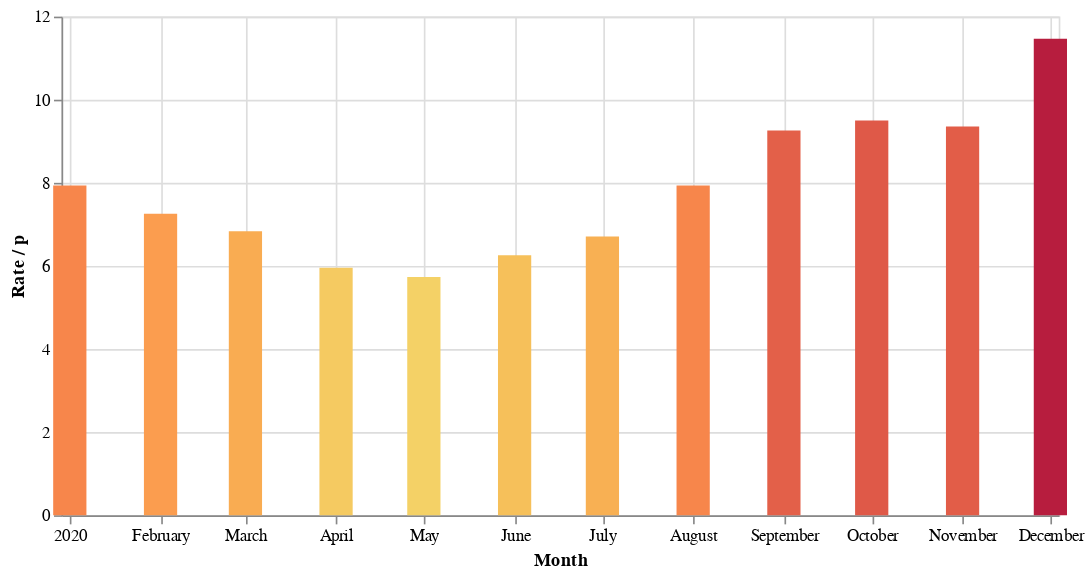

Notebook source saved alongside this figure:
### Markdown cell above
## Best and worst months

As lockdown commenced, electricity prices plunged to record lows.

### Code cell
median_rate = df['rate'].resample('MS').median()
cheapest = median_rate.idxmin()
expensive = median_rate.idxmax()
print(f'The cheapest month was {cheapest.strftime("%B")} averaging {median_rate.min()} p/kWh.')
print(f'The most expensive month was {expensive.strftime("%B")} averaging {median_rate.max()} p/kWh.\n')
alt.Chart(median_rate.reset_index()).mark_bar(width=20).encode(
    alt.X('timestamp', title='Month'),
    alt.Y('rate', title='Rate / p'),
    alt.Color('rate', scale=alt.Scale(scheme='goldred'), legend=None),
).properties(width=600)

### Figure 1 — Vega-Lite specification as saved in the notebook (floating-point values rounded to 4 significant figures)
{"config": {"view": {"continuousWidth": 400, "continuousHeight": 300}}, "data": {"name": "data-d74cf58c34806d94b8b0991f357bdce7"}, "mark": {"type": "bar", "width": 20}, "encoding": {"color": {"type": "quantitative", "field": "rate", "legend": null, "scale": {"scheme": "goldred"}}, "x": {"type": "temporal", "field": "timestamp", "title": "Month"}, "y": {"type": "quantitative", "field": "rate", "title": "Rate / p"}}, "width": 600, "$schema": "https://vega.github.io/schema/vega-lite/v4.8.1.json", "datasets": {"data-d74cf58c34806d94b8b0991f357bdce7": [{"timestamp": "2020-01-01T00:00:00+00:00", "rate": 7.938}, {"timestamp": "2020-02-01T00:00:00+00:00", "rate": 7.255}, {"timestamp": "2020-03-01T00:00:00+00:00", "rate": 6.835}, {"timestamp": "2020-04-01T00:00:00+01:00", "rate": 5.954}, {"timestamp": "2020-05-01T00:00:00+01:00", "rate": 5.733}, {"timestamp": "2020-06-01T00:00:00+01:00", "rate": 6.258}, {"timestamp": "2020-07-01T00:00:00+01:00", "rate": 6.71}, {"timestamp": "2020-08-01T00:00:00+01:00", "rate": 7.938}, {"timestamp": "2020-09-01T00:00:00+01:00", "rate": 9.261}, {"timestamp": "2020-10-01T00:00:00+01:00", "rate": 9.502}, {"timestamp": "2020-11-01T00:00:00+00:00", "rate": 9.355}, {"timestamp": "2020-12-01T00:00:00+00:00", "rate": 11.47}]}}
